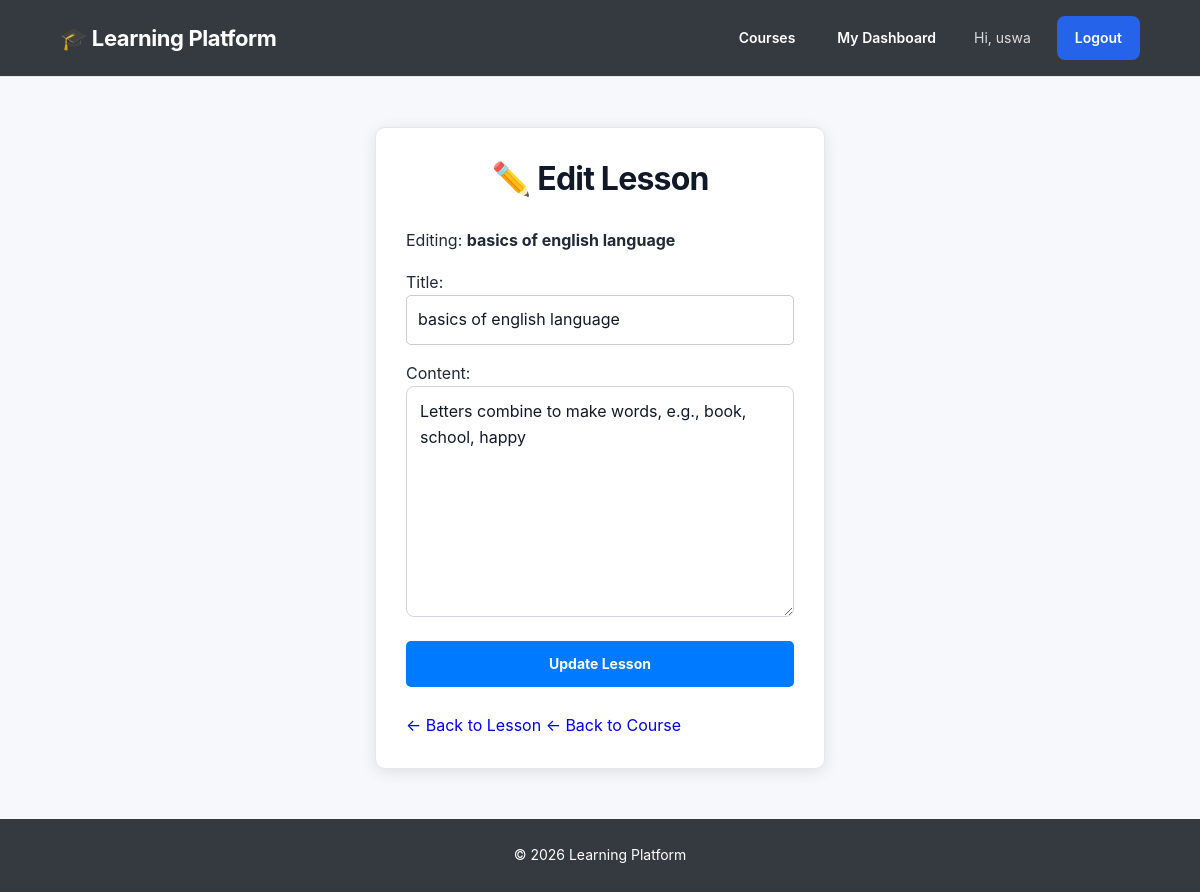
The app's page /lesson/6/edit/ (signed in) with its own data.
### accounts/models.py (models this page shows, shortened)
class CustomUser(AbstractUser):
    ROLE_CHOICES = (
        ('teacher', 'Teacher'),
        ('student', 'Student'),
    )
    role = models.CharField(
        max_length=10,
        choices=ROLE_CHOICES,
        default='student'
    )

### courses/models.py (models this page shows, shortened)
class Lesson(models.Model):
    course = models.ForeignKey(
        Course,
        on_delete=models.CASCADE,
        related_name='lessons'
    )
    title = models.CharField(max_length=200)
    content = models.TextField()
    created_at = models.DateTimeField(auto_now_add=True)

### courses/views.py (the view)
# urls.py: path('lesson/<int:lesson_id>/edit/', views.lesson_update, name='lesson_update'),
@login_required
def lesson_update(request, lesson_id):
    lesson = get_object_or_404(Lesson, id=lesson_id)
    if request.method == 'POST':
        form = LessonForm(request.POST, instance=lesson)
        if form.is_valid():
            form.save()
            messages.success(request, "Lesson updated successfully!")
            return redirect('lesson_detail', lesson_id=lesson.pk)
    else:
        form = LessonForm(instance=lesson)
    return render(request, 'courses/lesson_update.html', {
        'form': form,   'lesson': lesson,
    })

### courses/forms.py
class LessonForm(forms.ModelForm):
    class Meta:
        model = Lesson
        fields = [
            'title',
            'content',
        ]
        widgets = {
            'title': forms.TextInput(
                attrs={
                    'class': 'form-control',
                    'placeholder': 'Lesson title'
                }
            ),
            'content': forms.Textarea(
                attrs={
                    'class': 'form-control',
                    'rows': 8,
                    'placeholder': 'Lesson content'
                }
            ),
        }

### courses/templates/courses/lesson_update.html (shortened to what this page needs)
{% extends 'base.html' %}
{% block content %}
<div class="auth-container">
    <h1>✏️ Edit Lesson</h1>
    <p>
        Editing:
        <strong>{{ lesson.title }}</strong>
    </p>
    <form method="POST">
        {{ form.as_p }}
        <button type="submit">
            Update Lesson
        </button>
    </form>
    <br>
    <div class="lesson-actions">
        <a href="{% url 'lesson_detail' lesson.pk  %}">
            ← Back to Lesson
        </a>
        <a href="{% url 'course_detail' course_id=lesson.course_id %}">
            ← Back to Course
        </a>
    </div>
</div>
{% endblock %}

### templates/base.html (shortened to what this page needs)
{% load static %}
<!DOCTYPE html>
<html lang="en">
<head>
    <link rel="stylesheet"
          href="{% static 'css/base.css' %}">
</head>
<body>
    <nav class="navbar">
        <div class="navbar-container">
            <a href="{% url 'course_list' %}"
               class="logo">
                🎓 Learning Platform
            </a>
            <div class="nav-links">
                <a href="{% url 'course_list' %}">
                    Courses
                </a>
                {% if user.is_authenticated %}
                    {% if user.role == 'teacher' %}
                        <a href="{% url 'teacher_dashboard' %}">
                            Teacher Dashboard
                        </a>
                    {% elif user.role == 'student' %}
                        <a href="{% url 'student_dashboard' %}">
                            My Dashboard
                        </a>
                    {% endif %}
                    <span class="welcome">
                        Hi, {{ user.username }}
                    </span>
                    <form method="POST"
                          action="{% url 'logout' %}"
                          class="logout-form">
                        <button type="submit"
                                class="logout-btn">
                            Logout
                        </button>
                    </form>
                {% endif %}
            </div>
        </div>
    </nav>
    <main>
        {% block content %}
        {% endblock %}
    </main>
    <footer>
        <p>
            © 2026 Learning Platform
        </p>
    </footer>
</body>
</html>

### static/css/base.css (style rules this page uses)
* { box-sizing: border-box; }
html { scroll-behavior: smooth; }
body { margin: 0; font-family: "Inter", "Segoe UI", Arial, sans-serif; background: #f6f8fc; color: #1f2937; line-height: 1.6; }
a { text-decoration: none; }
button, input, select, textarea { font: inherit; }
:root { --primary: #2563eb; --primary-dark: #1d4ed8; --primary-light: #eff6ff; --dark: #111827; --dark-soft: #374151; --text: #374151; --muted: #6b7280; --background: #f6f8fc; --white: #ffffff; --border: #e5e7eb; --success: #16a34a; --danger: #dc2626; --warning: #d97706; --shadow-sm: 0 2px 8px rgba(15, 23, 42, 0.06); --shadow-md: 0 8px 25px rgba(15, 23, 42, 0.08); --shadow-lg: 0 15px 40px rgba(15, 23, 42, 0.10); --radius-sm: 8px; --radius-md: 12px; --radius-lg: 16px; }
.navbar { background: var(--white); border-bottom: 1px solid var(--border); padding: 15px 0; position: sticky; top: 0; z-index: 1000; }
.navbar-container { width: 92%; max-width: 1250px; margin: auto; display: flex; justify-content: space-between; align-items: center; gap: 25px; }
.logo { color: var(--dark); font-size: 21px; font-weight: 800; letter-spacing: -0.4px; white-space: nowrap; }
.nav-links { display: flex; align-items: center; gap: 7px; }
.nav-links a { color: var(--dark-soft); padding: 9px 12px; border-radius: var(--radius-sm); font-size: 14px; font-weight: 600; transition: all 0.2s ease; }
.welcome { color: var(--muted); font-size: 14px; padding: 0 8px; }
.logout-form { margin: 0; }
.logout-btn { border: none; background: transparent; color: var(--danger); padding: 9px 12px; border-radius: var(--radius-sm); cursor: pointer; font-size: 14px; font-weight: 600; transition: all 0.2s ease; }
main { min-height: 75vh; }
h1, h2, h3, h4 { color: var(--dark); line-height: 1.3; }
h1 { font-size: 32px; letter-spacing: -0.8px; }
.dashboard-btn, .btn, button[type="submit"] { display: inline-flex; justify-content: center; align-items: center; background: var(--primary); color: white; border: none; padding: 11px 18px; border-radius: var(--radius-sm); font-size: 14px; font-weight: 600; cursor: pointer; transition: background 0.2s ease, transform 0.2s ease, box-shadow 0.2s ease; }
.auth-container { width: 92%; max-width: 440px; margin: 65px auto; background: var(--white); padding: 35px; border: 1px solid var(--border); border-radius: var(--radius-lg); box-shadow: var(--shadow-lg); }
.auth-container h1, .auth-container h2 { text-align: center; margin-top: 0; margin-bottom: 28px; }
.form-group input, .form-group select, .form-group textarea, .auth-container input, .auth-container select, .auth-container textarea { width: 100%; padding: 12px 13px; background: #fff; border: 1px solid #d1d5db; border-radius: var(--radius-sm); color: var(--dark); outline: none; transition: border-color 0.2s ease, box-shadow 0.2s ease; }
.auth-container button { width: 100%; padding: 12px; background: var(--primary); color: white; border: none; border-radius: var(--radius-sm); cursor: pointer; font-weight: 700; transition: 0.2s ease; }
footer { margin-top: 60px; padding: 30px 20px; background: var(--dark); color: #9ca3af; text-align: center; }
footer p { margin: 0; font-size: 14px; }
.navbar { background: #343a40; padding: 16px 0; }
.navbar-container { width: 90%; max-width: 1200px; margin: auto; display: flex; justify-content: space-between; align-items: center; }
.logo { color: white; text-decoration: none; font-size: 22px; font-weight: bold; }
.nav-links { display: flex; align-items: center; gap: 18px; }
.nav-links a { color: white; text-decoration: none; }
.welcome { color: #ddd; }
.logout-btn { border: none; background: #dc3545; color: white; padding: 9px 15px; border-radius: 5px; cursor: pointer; }
footer { text-align: center; padding: 25px; background: #343a40; color: white; margin-top: 40px; }
.auth-container { width: 90%; max-width: 450px; margin: 50px auto; background: white; padding: 30px; border-radius: 10px; box-shadow: 0 3px 15px rgba(0, 0, 0, 0.1); }
.form-group input, .auth-container input, .auth-container select { width: 100%; padding: 11px; border: 1px solid #ccc; border-radius: 5px; }
.auth-container button { width: 100%; padding: 12px; background: #007bff; color: white; border: none; border-radius: 5px; cursor: pointer; }

### records on screen
CustomUser: username "uswa"
Lesson: title "basics of english language", content "Letters combine to make words, e.g., book, school, happy"
